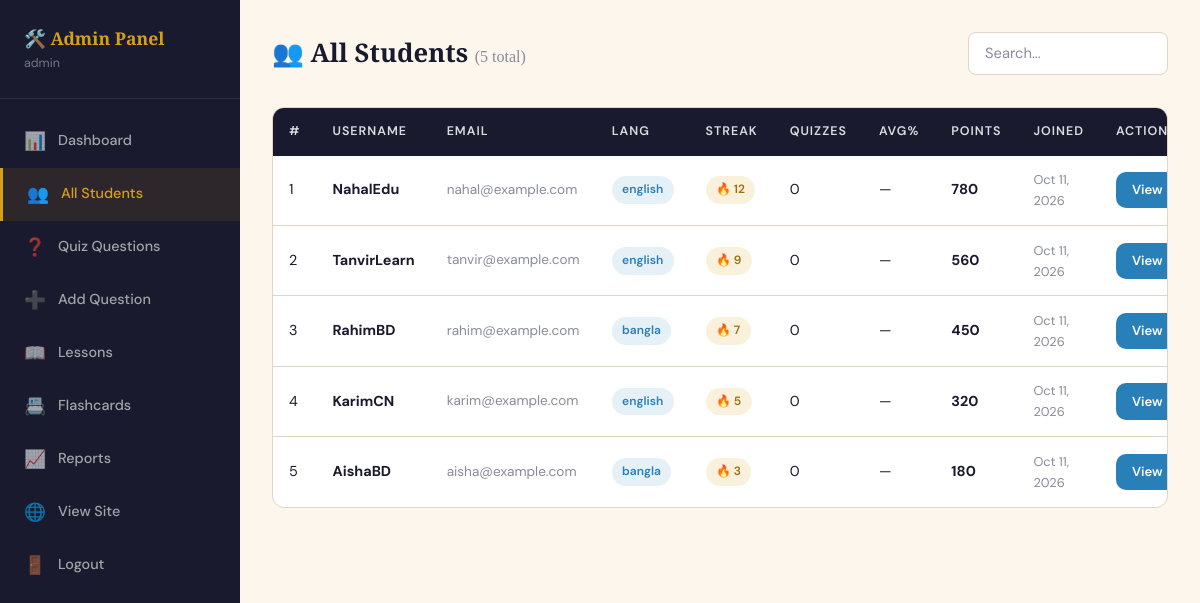
The app's page /students.php (signed in) with its own data.
### tables this page shows
CREATE TABLE students (
    student_id INT AUTO_INCREMENT PRIMARY KEY,
    username VARCHAR(100) NOT NULL UNIQUE,
    email VARCHAR(255) NOT NULL UNIQUE,
    password_hash VARCHAR(255) NOT NULL,
    preferred_language ENUM('english','bangla') DEFAULT 'english',
    current_streak INT DEFAULT 0,
    longest_streak INT DEFAULT 0,
    total_points INT DEFAULT 0,
    last_quiz_date DATE NULL,
    created_at TIMESTAMP DEFAULT CURRENT_TIMESTAMP
);

### db.php (called while the page is built, shortened)
<?php
function h($str) {
    return htmlspecialchars($str ?? '', ENT_QUOTES, 'UTF-8');
}
?>

### students.php (the view, shortened to what this page needs)
<?php
require_once '../includes/db.php';
$students = $pdo->query("
  SELECT s.*, COUNT(DISTINCT qa.attempt_id) AS total_quizzes,
         ROUND(AVG(qa.score/qa.total_questions*100),1) AS avg_score
  FROM students s
  LEFT JOIN quiz_attempts qa ON s.student_id=qa.student_id
  GROUP BY s.student_id ORDER BY s.total_points DESC
")->fetchAll();
?>
<!DOCTYPE html>
<html lang="en">
<head>
  <link rel="stylesheet" href="../css/style.css"/>
</head>
<body>
<div class="admin-layout">
<aside class="admin-sidebar">
  <div class="sidebar-brand"><h2>🛠️ Admin Panel</h2><p><?= h($_SESSION['admin_name']) ?></p></div>
  <ul class="sidebar-nav">
    <li><a href="index.php"><span class="nav-icon">📊</span> Dashboard</a></li>
    <li><a href="students.php" class="active"><span class="nav-icon">👥</span> All Students</a></li>
    <li><a href="questions.php"><span class="nav-icon">❓</span> Quiz Questions</a></li>
    <li><a href="add_question.php"><span class="nav-icon">➕</span> Add Question</a></li>
    <li><a href="lessons.php"><span class="nav-icon">📖</span> Lessons</a></li>
    <li><a href="flashcards.php"><span class="nav-icon">📇</span> Flashcards</a></li>
    <li><a href="reports.php"><span class="nav-icon">📈</span> Reports</a></li>
    <li><a href="../index.php"><span class="nav-icon">🌐</span> View Site</a></li>
    <li><a href="logout.php"><span class="nav-icon">🚪</span> Logout</a></li>
  </ul>
</aside>
<main class="admin-main">
  <div class="admin-topbar">
    <h1>👥 All Students <span style="font-size:1rem;font-weight:400;color:var(--muted)">(<?= count($students) ?> total)</span></h1>
    <input id="table-search" type="text" class="form-control" placeholder="Search..." style="width:200px"/>
  </div>
  <div class="card">
    <div class="table-wrap">
      <table>
        <thead>
          <tr><th>#</th><th>Username</th><th>Email</th><th>Lang</th><th>Streak</th><th>Quizzes</th><th>Avg%</th><th>Points</th><th>Joined</th><th>Action</th></tr>
        </thead>
        <tbody>
          <?php foreach ($students as $i => $s): ?>
          <tr>
            <td><?= $i+1 ?></td>
            <td><strong><?= h($s['username']) ?></strong></td>
            <td style="font-size:0.85rem;color:var(--muted)"><?= h($s['email']) ?></td>
            <td><span class="badge badge-blue"><?= $s['preferred_language'] ?></span></td>
            <td><span class="badge badge-gold">🔥 <?= $s['current_streak'] ?></span></td>
            <td><?= $s['total_quizzes'] ?></td>
            <td><?= $s['avg_score']??'—' ?><?= $s['avg_score']?'%':'' ?></td>
            <td><strong><?= number_format($s['total_points']) ?></strong></td>
            <td style="font-size:0.8rem;color:var(--muted)"><?= date('M j, Y', strtotime($s['created_at'])) ?></td>
            <td><a href="student_detail.php?id=<?= $s['student_id'] ?>" class="btn btn-sky btn-sm">View</a></td>
          </tr>
          <?php endforeach; ?>
        </tbody>
      </table>
    </div>
  </div>
</main>
</div>
</body>
</html>

### style.css (style rules this page uses)
:root { --ink: #1a1a2e; --ink-soft: #2d2d4e; --parchment: #fdf6ec; --paper: #f5ede0; --vermillion: #c0392b; --gold: #d4a017; --jade: #1a7a5e; --sky: #2980b9; --muted: #8a8a9a; --border: #e2d5c3; --white: #ffffff; --shadow: 0 4px 24px rgba(26,26,46,0.10); --shadow-lg: 0 8px 48px rgba(26,26,46,0.18); --radius: 12px; --radius-lg: 20px; --transition: all 0.28s cubic-bezier(0.4,0,0.2,1); }
*, *::before, *::after { box-sizing: border-box; margin: 0; padding: 0; }
html { scroll-behavior: smooth; }
body { font-family: 'DM Sans', sans-serif; background: var(--parchment); color: var(--ink); min-height: 100vh; line-height: 1.65; }
.btn { display: inline-flex; align-items: center; gap: 0.5rem; font-family: 'DM Sans', sans-serif; font-size: 0.92rem; font-weight: 600; padding: 0.7rem 1.6rem; border-radius: 10px; border: none; cursor: pointer; transition: var(--transition); text-decoration: none; }
.btn-sm { padding: 0.45rem 1rem; font-size: 0.82rem; }
.btn-sky { background: var(--sky); color: white; }
.card { background: var(--white); border: 1px solid var(--border); border-radius: var(--radius); overflow: hidden; }
.table-wrap { overflow-x: auto; }
table { width: 100%; border-collapse: collapse; }
th { background: var(--ink); color: rgba(255,255,255,0.85); font-size: 0.78rem; font-weight: 600; letter-spacing: 0.08em; text-transform: uppercase; padding: 0.85rem 1rem; text-align: left; }
td { padding: 0.85rem 1rem; border-bottom: 1px solid var(--border); font-size: 0.9rem; color: var(--ink); }
tr:last-child td { border-bottom: none; }
.badge { display: inline-flex; align-items: center; gap: 0.3rem; padding: 0.25rem 0.65rem; border-radius: 20px; font-size: 0.75rem; font-weight: 600; }
.badge-gold { background: rgba(212,160,23,0.15); color: #9a7010; }
.badge-blue { background: rgba(41,128,185,0.12); color: var(--sky); }
.form-control { width: 100%; padding: 0.65rem 1rem; border: 1.5px solid var(--border); border-radius: 8px; font-family: 'DM Sans', sans-serif; font-size: 0.92rem; color: var(--ink); background: var(--white); transition: var(--transition); outline: none; }
.form-control::placeholder { color: var(--muted); }
.admin-sidebar { width: 240px; background: var(--ink); min-height: 100vh; padding: 1.5rem 0; flex-shrink: 0; }
.admin-sidebar .sidebar-brand { padding: 0 1.5rem 1.5rem; border-bottom: 1px solid rgba(255,255,255,0.08); margin-bottom: 1rem; }
.admin-sidebar .sidebar-brand h2 { font-family: 'Playfair Display', serif; color: var(--gold); font-size: 1.1rem; }
.admin-sidebar .sidebar-brand p { color: rgba(255,255,255,0.4); font-size: 0.78rem; }
.sidebar-nav { list-style: none; }
.sidebar-nav li a { display: flex; align-items: center; gap: 0.75rem; padding: 0.75rem 1.5rem; color: rgba(255,255,255,0.6); text-decoration: none; font-size: 0.9rem; font-weight: 500; transition: var(--transition); }
.sidebar-nav li a:hover, .sidebar-nav li a.active { color: var(--gold); background: rgba(212,160,23,0.1); border-left: 3px solid var(--gold); }
.sidebar-nav li a .nav-icon { font-size: 1.1rem; }
.admin-layout { display: flex; min-height: 100vh; }
.admin-main { flex: 1; padding: 2rem; background: var(--parchment); overflow-x: hidden; }
.admin-topbar { display: flex; align-items: center; justify-content: space-between; margin-bottom: 2rem; }
.admin-topbar h1 { font-family: 'Playfair Display', serif; font-size: 1.6rem; font-weight: 700; }

### records on screen
students: username "NahalEdu", email "nahal@example.com", preferred_language "english", current_streak "12", total_quizzes "0", avg_score "—", total_points "780", created_at "Oct 11, 2026"
students: username "TanvirLearn", email "tanvir@example.com", preferred_language "english", current_streak "9", total_quizzes "0", avg_score "—", total_points "560", created_at "Oct 11, 2026"
students: username "RahimBD", email "rahim@example.com", preferred_language "bangla", current_streak "7", total_quizzes "0", avg_score "—", total_points "450", created_at "Oct 11, 2026"
students: username "KarimCN", email "karim@example.com", preferred_language "english", current_streak "5", total_quizzes "0", avg_score "—", total_points "320", created_at "Oct 11, 2026"
students: username "AishaBD", email "aisha@example.com", preferred_language "bangla", current_streak "3", total_quizzes "0", avg_score "—", total_points "180", created_at "Oct 11, 2026"

### other values on screen
$_SESSION['admin_name'] "admin"
count($students) "5"
